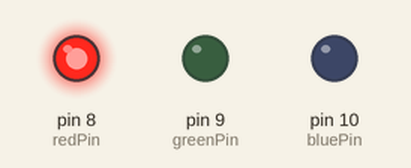
Simulated run of this sketch. Board: Arduino Uno, built with avr-gcc and run on an emulated ATmega328P. Shown: output pins drawn as LEDs (lit = HIGH).

Above: at 0.05 s.
At 1.85 s:
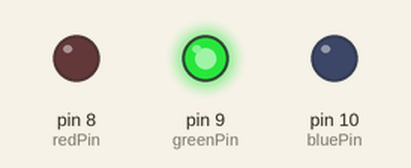
At 3.85 s:
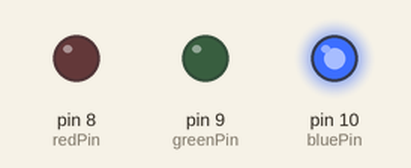
At 7.75 s:
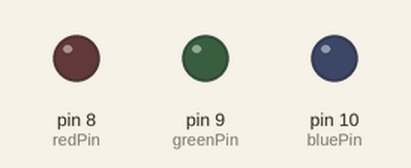
Timing chart, 0 to 8.1 s (numbered marks = the images above):
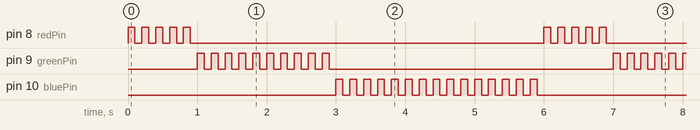

The sketch:

3_LED_Blink.ino
```cpp
int redPin = 8;
int greenPin = 9;
int bluePin = 10;

void setup() {
  pinMode(redPin, OUTPUT);
  pinMode(greenPin, OUTPUT);
  pinMode(bluePin, OUTPUT);
}

void loop() {
  for(int i = 0; i < 5; i++) {
    digitalWrite(redPin, HIGH);
    delay(100);
    digitalWrite(redPin, LOW);
    delay(100);
  }

  for(int i = 0; i < 10; i++) {
    digitalWrite(greenPin, HIGH);
    delay(100);
    digitalWrite(greenPin, LOW);
    delay(100);
  }

  for(int i = 0; i < 15; i++) {
    digitalWrite(bluePin, HIGH);
    delay(100);
    digitalWrite(bluePin, LOW);
    delay(100);
  }
}
```

Measured:
- by itself, pin 8 (redPin): repeats every 6.0 s: 4 × (LOW 0.10 s, HIGH 0.10 s), LOW 5.1 s, HIGH 0.10 s
- by itself, pin 9 (greenPin): repeats every 6.0 s: 9 × (LOW 0.10 s, HIGH 0.10 s), LOW 4.1 s, HIGH 0.10 s
- by itself, pin 10 (bluePin): moves between LOW and HIGH, repeating every 6.0 s
